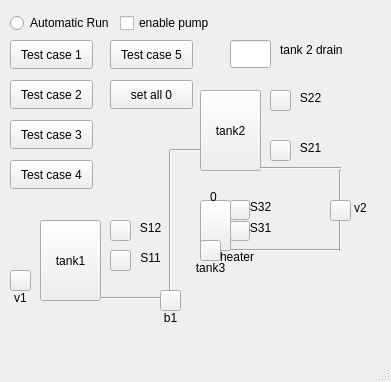
<?xml version="1.0" encoding="UTF-8"?>
<ui version="4.0">
 <class>MainWindow</class>
 <widget class="QMainWindow" name="MainWindow">
  <property name="geometry">
   <rect>
    <x>0</x>
    <y>0</y>
    <width>391</width>
    <height>382</height>
   </rect>
  </property>
  <property name="windowTitle">
   <string>MainWindow</string>
  </property>
  <widget class="QWidget" name="centralwidget">
   <widget class="Led" name="v1_led">
    <property name="geometry">
     <rect>
      <x>10</x>
      <y>270</y>
      <width>21</width>
      <height>21</height>
     </rect>
    </property>
    <property name="text">
     <string/>
    </property>
   </widget>
   <widget class="QLabel" name="label">
    <property name="geometry">
     <rect>
      <x>10</x>
      <y>290</y>
      <width>21</width>
      <height>16</height>
     </rect>
    </property>
    <property name="text">
     <string>v1</string>
    </property>
    <property name="alignment">
     <set>Qt::AlignmentFlag::AlignCenter</set>
    </property>
   </widget>
   <widget class="Led" name="s11_led">
    <property name="geometry">
     <rect>
      <x>110</x>
      <y>250</y>
      <width>21</width>
      <height>21</height>
     </rect>
    </property>
    <property name="text">
     <string/>
    </property>
   </widget>
   <widget class="Led" name="s12_led">
    <property name="geometry">
     <rect>
      <x>110</x>
      <y>220</y>
      <width>21</width>
      <height>21</height>
     </rect>
    </property>
    <property name="text">
     <string/>
    </property>
   </widget>
   <widget class="QLabel" name="label_2">
    <property name="geometry">
     <rect>
      <x>140</x>
      <y>250</y>
      <width>21</width>
      <height>16</height>
     </rect>
    </property>
    <property name="text">
     <string>S11</string>
    </property>
    <property name="alignment">
     <set>Qt::AlignmentFlag::AlignCenter</set>
    </property>
   </widget>
   <widget class="QLabel" name="label_3">
    <property name="geometry">
     <rect>
      <x>140</x>
      <y>220</y>
      <width>21</width>
      <height>16</height>
     </rect>
    </property>
    <property name="text">
     <string>S12</string>
    </property>
    <property name="alignment">
     <set>Qt::AlignmentFlag::AlignCenter</set>
    </property>
   </widget>
   <widget class="cedaTank" name="tank1">
    <property name="geometry">
     <rect>
      <x>40</x>
      <y>220</y>
      <width>61</width>
      <height>81</height>
     </rect>
    </property>
    <property name="text">
     <string>tank1</string>
    </property>
   </widget>
   <widget class="Led" name="s21_led">
    <property name="geometry">
     <rect>
      <x>270</x>
      <y>140</y>
      <width>21</width>
      <height>21</height>
     </rect>
    </property>
    <property name="text">
     <string/>
    </property>
   </widget>
   <widget class="Led" name="s22_led">
    <property name="geometry">
     <rect>
      <x>270</x>
      <y>90</y>
      <width>21</width>
      <height>21</height>
     </rect>
    </property>
    <property name="text">
     <string/>
    </property>
   </widget>
   <widget class="QLabel" name="label_4">
    <property name="geometry">
     <rect>
      <x>300</x>
      <y>90</y>
      <width>21</width>
      <height>16</height>
     </rect>
    </property>
    <property name="text">
     <string>S22</string>
    </property>
    <property name="alignment">
     <set>Qt::AlignmentFlag::AlignCenter</set>
    </property>
   </widget>
   <widget class="Led" name="b1_led">
    <property name="geometry">
     <rect>
      <x>160</x>
      <y>290</y>
      <width>21</width>
      <height>21</height>
     </rect>
    </property>
    <property name="text">
     <string/>
    </property>
   </widget>
   <widget class="QLabel" name="label_5">
    <property name="geometry">
     <rect>
      <x>300</x>
      <y>140</y>
      <width>21</width>
      <height>16</height>
     </rect>
    </property>
    <property name="text">
     <string>S21</string>
    </property>
    <property name="alignment">
     <set>Qt::AlignmentFlag::AlignCenter</set>
    </property>
   </widget>
   <widget class="QLabel" name="label_6">
    <property name="geometry">
     <rect>
      <x>160</x>
      <y>310</y>
      <width>21</width>
      <height>16</height>
     </rect>
    </property>
    <property name="text">
     <string>b1</string>
    </property>
    <property name="alignment">
     <set>Qt::AlignmentFlag::AlignCenter</set>
    </property>
   </widget>
   <widget class="cedaTank" name="tank2">
    <property name="geometry">
     <rect>
      <x>200</x>
      <y>90</y>
      <width>61</width>
      <height>81</height>
     </rect>
    </property>
    <property name="text">
     <string>tank2</string>
    </property>
   </widget>
   <widget class="Line" name="line">
    <property name="geometry">
     <rect>
      <x>160</x>
      <y>150</y>
      <width>20</width>
      <height>151</height>
     </rect>
    </property>
    <property name="orientation">
     <enum>Qt::Orientation::Vertical</enum>
    </property>
   </widget>
   <widget class="Line" name="line_2">
    <property name="geometry">
     <rect>
      <x>100</x>
      <y>290</y>
      <width>71</width>
      <height>16</height>
     </rect>
    </property>
    <property name="font">
     <font>
      <family>MS Gothic</family>
      <pointsize>16</pointsize>
     </font>
    </property>
    <property name="orientation">
     <enum>Qt::Orientation::Horizontal</enum>
    </property>
   </widget>
   <widget class="Line" name="line_3">
    <property name="geometry">
     <rect>
      <x>170</x>
      <y>140</y>
      <width>31</width>
      <height>20</height>
     </rect>
    </property>
    <property name="font">
     <font>
      <family>MS Gothic</family>
      <pointsize>16</pointsize>
     </font>
    </property>
    <property name="orientation">
     <enum>Qt::Orientation::Horizontal</enum>
    </property>
   </widget>
   <widget class="Line" name="line_4">
    <property name="geometry">
     <rect>
      <x>260</x>
      <y>160</y>
      <width>81</width>
      <height>16</height>
     </rect>
    </property>
    <property name="font">
     <font>
      <family>MS Gothic</family>
      <pointsize>16</pointsize>
     </font>
    </property>
    <property name="orientation">
     <enum>Qt::Orientation::Horizontal</enum>
    </property>
   </widget>
   <widget class="cedaTank" name="tank3">
    <property name="geometry">
     <rect>
      <x>200</x>
      <y>200</y>
      <width>31</width>
      <height>51</height>
     </rect>
    </property>
    <property name="text">
     <string/>
    </property>
   </widget>
   <widget class="Line" name="line_5">
    <property name="geometry">
     <rect>
      <x>230</x>
      <y>240</y>
      <width>111</width>
      <height>20</height>
     </rect>
    </property>
    <property name="font">
     <font>
      <family>MS Gothic</family>
      <pointsize>16</pointsize>
     </font>
    </property>
    <property name="orientation">
     <enum>Qt::Orientation::Horizontal</enum>
    </property>
   </widget>
   <widget class="Line" name="line_6">
    <property name="geometry">
     <rect>
      <x>330</x>
      <y>170</y>
      <width>20</width>
      <height>81</height>
     </rect>
    </property>
    <property name="orientation">
     <enum>Qt::Orientation::Vertical</enum>
    </property>
   </widget>
   <widget class="Led" name="v2_led">
    <property name="geometry">
     <rect>
      <x>330</x>
      <y>200</y>
      <width>21</width>
      <height>21</height>
     </rect>
    </property>
    <property name="text">
     <string/>
    </property>
   </widget>
   <widget class="QLabel" name="label_7">
    <property name="geometry">
     <rect>
      <x>350</x>
      <y>200</y>
      <width>21</width>
      <height>16</height>
     </rect>
    </property>
    <property name="text">
     <string>v2</string>
    </property>
    <property name="alignment">
     <set>Qt::AlignmentFlag::AlignCenter</set>
    </property>
   </widget>
   <widget class="QLabel" name="label_8">
    <property name="geometry">
     <rect>
      <x>250</x>
      <y>220</y>
      <width>21</width>
      <height>16</height>
     </rect>
    </property>
    <property name="text">
     <string>S31</string>
    </property>
    <property name="alignment">
     <set>Qt::AlignmentFlag::AlignCenter</set>
    </property>
   </widget>
   <widget class="Led" name="s31_led">
    <property name="geometry">
     <rect>
      <x>230</x>
      <y>221</y>
      <width>20</width>
      <height>20</height>
     </rect>
    </property>
    <property name="text">
     <string/>
    </property>
   </widget>
   <widget class="QLabel" name="label_9">
    <property name="geometry">
     <rect>
      <x>250</x>
      <y>199</y>
      <width>21</width>
      <height>16</height>
     </rect>
    </property>
    <property name="text">
     <string>S32</string>
    </property>
    <property name="alignment">
     <set>Qt::AlignmentFlag::AlignCenter</set>
    </property>
   </widget>
   <widget class="Led" name="s32_led">
    <property name="geometry">
     <rect>
      <x>230</x>
      <y>200</y>
      <width>20</width>
      <height>20</height>
     </rect>
    </property>
    <property name="text">
     <string/>
    </property>
   </widget>
   <widget class="QLabel" name="label_10">
    <property name="geometry">
     <rect>
      <x>190</x>
      <y>260</y>
      <width>41</width>
      <height>16</height>
     </rect>
    </property>
    <property name="text">
     <string>tank3</string>
    </property>
    <property name="alignment">
     <set>Qt::AlignmentFlag::AlignCenter</set>
    </property>
   </widget>
   <widget class="QLabel" name="temp_1">
    <property name="geometry">
     <rect>
      <x>210</x>
      <y>190</y>
      <width>47</width>
      <height>13</height>
     </rect>
    </property>
    <property name="text">
     <string>0</string>
    </property>
   </widget>
   <widget class="Led" name="h1">
    <property name="geometry">
     <rect>
      <x>200</x>
      <y>240</y>
      <width>21</width>
      <height>21</height>
     </rect>
    </property>
    <property name="text">
     <string/>
    </property>
   </widget>
   <widget class="QLabel" name="label_11">
    <property name="geometry">
     <rect>
      <x>220</x>
      <y>250</y>
      <width>47</width>
      <height>13</height>
     </rect>
    </property>
    <property name="text">
     <string>heater</string>
    </property>
   </widget>
   <widget class="QRadioButton" name="auto_run">
    <property name="geometry">
     <rect>
      <x>10</x>
      <y>10</y>
      <width>112</width>
      <height>26</height>
     </rect>
    </property>
    <property name="text">
     <string>Automatic Run</string>
    </property>
   </widget>
   <widget class="QPushButton" name="case_1">
    <property name="geometry">
     <rect>
      <x>10</x>
      <y>40</y>
      <width>83</width>
      <height>29</height>
     </rect>
    </property>
    <property name="text">
     <string>Test case 1</string>
    </property>
   </widget>
   <widget class="QPushButton" name="case_2">
    <property name="geometry">
     <rect>
      <x>10</x>
      <y>80</y>
      <width>83</width>
      <height>29</height>
     </rect>
    </property>
    <property name="text">
     <string>Test case 2</string>
    </property>
   </widget>
   <widget class="QPushButton" name="case_3">
    <property name="geometry">
     <rect>
      <x>10</x>
      <y>120</y>
      <width>83</width>
      <height>29</height>
     </rect>
    </property>
    <property name="text">
     <string>Test case 3</string>
    </property>
   </widget>
   <widget class="QPushButton" name="case_4">
    <property name="geometry">
     <rect>
      <x>10</x>
      <y>160</y>
      <width>83</width>
      <height>29</height>
     </rect>
    </property>
    <property name="text">
     <string>Test case 4</string>
    </property>
   </widget>
   <widget class="QPushButton" name="case_5">
    <property name="geometry">
     <rect>
      <x>110</x>
      <y>40</y>
      <width>83</width>
      <height>29</height>
     </rect>
    </property>
    <property name="text">
     <string>Test case 5</string>
    </property>
   </widget>
   <widget class="QPushButton" name="case_6">
    <property name="geometry">
     <rect>
      <x>110</x>
      <y>80</y>
      <width>83</width>
      <height>29</height>
     </rect>
    </property>
    <property name="text">
     <string>set all 0</string>
    </property>
   </widget>
   <widget class="QLineEdit" name="drain_tank_2">
    <property name="geometry">
     <rect>
      <x>230</x>
      <y>40</y>
      <width>41</width>
      <height>28</height>
     </rect>
    </property>
   </widget>
   <widget class="QLabel" name="label_12">
    <property name="geometry">
     <rect>
      <x>280</x>
      <y>40</y>
      <width>63</width>
      <height>20</height>
     </rect>
    </property>
    <property name="text">
     <string>tank 2 drain</string>
    </property>
   </widget>
   <widget class="QCheckBox" name="pump_ene">
    <property name="geometry">
     <rect>
      <x>120</x>
      <y>10</y>
      <width>93</width>
      <height>26</height>
     </rect>
    </property>
    <property name="text">
     <string>enable pump</string>
    </property>
   </widget>
   <zorder>line_2</zorder>
   <zorder>v1_led</zorder>
   <zorder>label</zorder>
   <zorder>s11_led</zorder>
   <zorder>s12_led</zorder>
   <zorder>label_2</zorder>
   <zorder>label_3</zorder>
   <zorder>tank1</zorder>
   <zorder>s21_led</zorder>
   <zorder>s22_led</zorder>
   <zorder>label_4</zorder>
   <zorder>label_5</zorder>
   <zorder>label_6</zorder>
   <zorder>tank2</zorder>
   <zorder>line</zorder>
   <zorder>line_3</zorder>
   <zorder>line_4</zorder>
   <zorder>tank3</zorder>
   <zorder>line_5</zorder>
   <zorder>line_6</zorder>
   <zorder>b1_led</zorder>
   <zorder>v2_led</zorder>
   <zorder>label_7</zorder>
   <zorder>label_8</zorder>
   <zorder>s31_led</zorder>
   <zorder>label_9</zorder>
   <zorder>s32_led</zorder>
   <zorder>label_10</zorder>
   <zorder>temp_1</zorder>
   <zorder>h1</zorder>
   <zorder>label_11</zorder>
   <zorder>auto_run</zorder>
   <zorder>case_1</zorder>
   <zorder>case_2</zorder>
   <zorder>case_3</zorder>
   <zorder>case_4</zorder>
   <zorder>case_5</zorder>
   <zorder>case_6</zorder>
   <zorder>drain_tank_2</zorder>
   <zorder>label_12</zorder>
   <zorder>pump_ene</zorder>
  </widget>
  <widget class="QMenuBar" name="menubar">
   <property name="geometry">
    <rect>
     <x>0</x>
     <y>0</y>
     <width>391</width>
     <height>21</height>
    </rect>
   </property>
  </widget>
  <widget class="QStatusBar" name="statusbar"/>
 </widget>
 <customwidgets>
  <customwidget>
   <class>Led</class>
   <extends>QToolButton</extends>
   <header>led.h</header>
  </customwidget>
  <customwidget>
   <class>cedaTank</class>
   <extends>QToolButton</extends>
   <header>cedatank.h</header>
  </customwidget>
 </customwidgets>
 <resources/>
 <connections/>
</ui>
